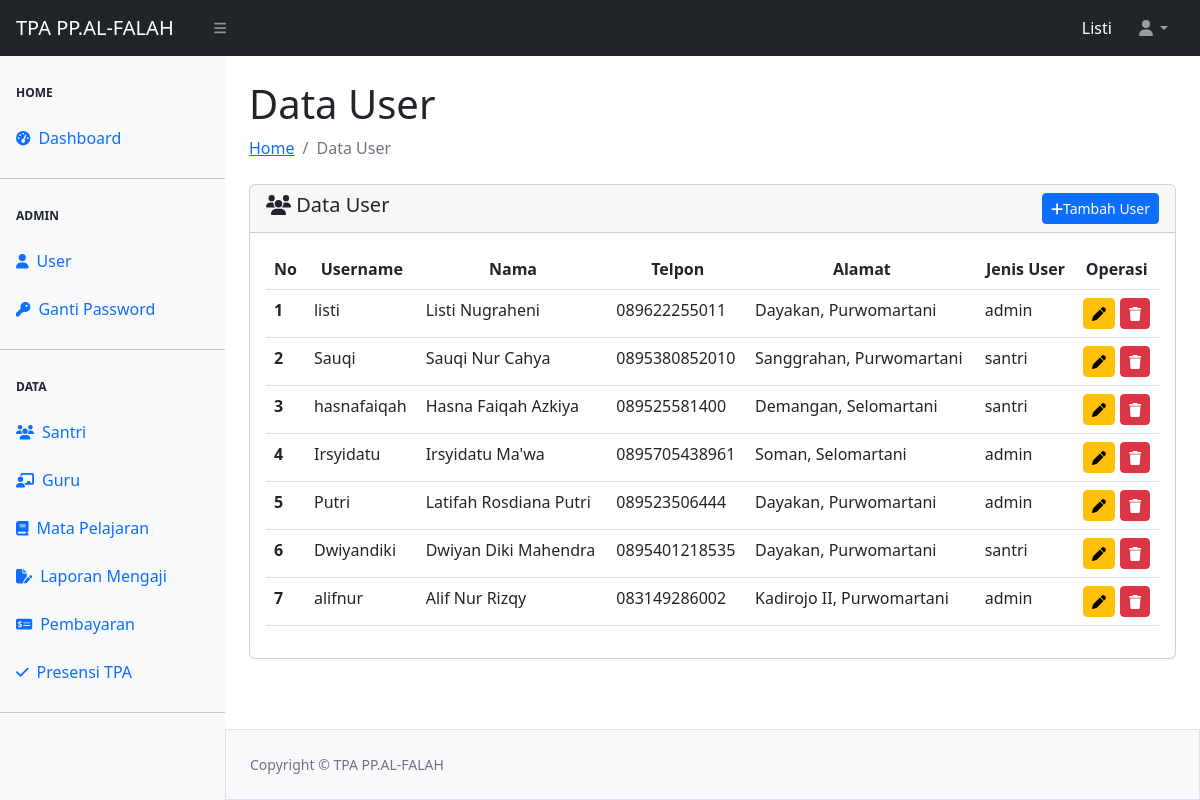
/user/user.php (signed in), run on the app's committed database.
### tables this page shows
CREATE TABLE `tbl_newuser` (
  `id` int(11) NOT NULL,
  `username` varchar(50) NOT NULL,
  `password` varchar(255) NOT NULL,
  `role` enum('admin','santri') NOT NULL,
  `nama` varchar(100) NOT NULL,
  `telpon` varchar(50) NOT NULL,
  `alamat` varchar(100) NOT NULL
);

### config.php (called while the page is built, shortened)
<?php
$main_url = "http://localhost/siakad/";

### user/user.php (the view, shortened to what this page needs)
<?php
require_once "../config.php";
require_once "../template/header.php";
require_once "../template/navbar.php";
require_once "../template/sidebar.php";
$searchTerm = isset($_GET['search']) ? mysqli_real_escape_string($koneksi, $_GET['search']) : '';
$queryUser = "SELECT * FROM tbl_newuser
              WHERE (username LIKE '%$searchTerm%'
              OR nama LIKE '%$searchTerm%'
              OR telpon LIKE '%$searchTerm%'
              OR alamat LIKE '%$searchTerm%'
              OR role LIKE '%$searchTerm%')";
$result = mysqli_query($koneksi, $queryUser);
?>
<div id="layoutSidenav_content">
    <main>
        <div class="container-fluid px-4">
            <h1 class="mt-4">Data User</h1>
            <ol class="breadcrumb mb-4">
                <li class="breadcrumb-item"><a href="../index.php">Home</a></li>
                <li class="breadcrumb-item active">Data User</li>
            </ol>
            <div class="card">
                <div class="card-header">
                    <span class="h5 my-2"><i class="fa-solid fa-users"></i> Data User</span>
                    <a href="<?= $main_url ?>auth/register.php" class="btn btn-sm btn-primary float-end"><i class="fa-solid fa-plus"></i>Tambah User</a>
                </div>
                <div class="card-body">
                    <table class="table table-hover" id="datatablesSimple">
                        <thead>
                            <tr>
                                <th scope="col">No</th>
                                <th scope="col"><center>Username</center></th>
                                <th scope="col"><center>Nama</center></th>
                                <th scope="col"><center>Telpon</center></th>
                                <th scope="col"><center>Alamat</center></th>
                                <th scope="col"><center>Jenis User</center></th>
                                <th scope="col"><center>Operasi</center></th>
                            </tr>
                        </thead>
                        <tbody>
                            <?php
                            $no = 1;
                            while ($data = mysqli_fetch_array($result)) { ?>
                                <tr>
                                    <th scope="row"><?= $no++ ?></th>
                                    <td><?= htmlspecialchars($data['username']) ?></td>
                                    <td><?= htmlspecialchars($data['nama']) ?></td>
                                    <td><?= htmlspecialchars($data['telpon']) ?></td>
                                    <td><?= htmlspecialchars($data['alamat']) ?></td>
                                    <td><?= htmlspecialchars($data['role']) ?></td>
                                    <td align="center">
                                    <a href="../auth/update-register.php?id=<?= urlencode($data['id']) ?>" class="btn btn-sm btn-warning" title="Update User"><i class="fa-solid fa-pen"></i></a>
                                    <a href="hapus-user.php?id=<?= urlencode($data['id']) ?>" class="btn btn-sm btn-danger" title="Delete User" onclick="return confirm('Anda yakin akan menghapus data ini?')"><i class="fa-solid fa-trash"></i></a>
                                    </td>
                                </tr>
                            <?php } ?>
                        </tbody>
                    </table>
                </div>
            </div>
        </div>
    </main>
    <?php require_once "../template/footer.php"; ?>

### template/header.php (shortened to what this page needs)
<!DOCTYPE html>
<html lang="en">
    <head>
        <link href="https://cdn.jsdelivr.net/npm/simple-datatables@7.1.2/dist/style.min.css" rel="stylesheet" />
        <link href="<?= $main_url ?>asset/sb-admin/css/styles.css" rel="stylesheet" />
    </head>
</html>

### template/navbar.php (shortened to what this page needs)
<body class="sb-nav-fixed">
    <nav class="sb-topnav navbar navbar-expand navbar-dark bg-dark">
        <a class="navbar-brand ps-3" href="<?= $main_url ?>index.php">TPA PP.AL-FALAH</a>
        <button class="btn btn-link btn-sm order-1 order-lg-0 me-4 me-lg-0" style="margin-left: -20px;" id="sidebarToggle" href="#!"><i class="fas fa-bars"></i></button>
        <form class="d-none d-md-inline-block form-inline ms-auto me-0 me-md-3 my-2 my-md-0">
            <span class="text-white text-capitalize">
                <?php
                echo isset($_SESSION['ssUser']) ? htmlspecialchars($_SESSION['ssUser'], ENT_QUOTES, 'UTF-8') : 'Guest'
                ?>
            </span>
        </form>
        <ul class="navbar-nav ms-auto ms-md-0 me-3 me-lg-4">
            <li class="nav-item dropdown">
                <a class="nav-link dropdown-toggle" id="navbarDropdown" href="#" role="button" data-bs-toggle="dropdown" aria-expanded="false"><i class="fas fa-user fa-fw"></i></a>
                   </li>
                </ul>
    </nav>

### template/sidebar.php
<div id="layoutSidenav">
            <div id="layoutSidenav_nav">
                <nav class="sb-sidenav accordion bg-light" id="sidenavAccordion">
                    <div class="sb-sidenav-menu">
                        <div class="nav">
                            <div class="sb-sidenav-menu-heading">Home</div>
                            <a class="nav-link" href="<?= $main_url ?>index.php">
                                <div class="sb-nav-link-icon"><i class="fas fa-tachometer-alt"></i></div>
                                Dashboard
                            </a>
                            <hr class ="mb-0">
                            <div class="sb-sidenav-menu-heading">Admin</div>
                            <a class="nav-link" href="<?= $main_url ?>user/user.php">
                                <div class="sb-nav-link-icon"><i class="fa-solid fa-user"></i></div>
                                User
                            </a>
                            <a class="nav-link" href="<?= $main_url ?>user/password.php">
                                <div class="sb-nav-link-icon"><i class="fa-solid fa-key"></i></div>
                               Ganti Password
                            </a>
                            <hr class ="mb-0">
                            <div class="sb-sidenav-menu-heading">Data</div>
                            <a class="nav-link" href="<?= $main_url ?>santri/santri.php">
                                <div class="sb-nav-link-icon"><i class="fa-solid fa-users"></i></div>
                                Santri
                            </a>
                            <a class="nav-link" href="<?= $main_url ?>guru/guru.php">
                                <div class="sb-nav-link-icon"><i class="fa-solid fa-chalkboard-user"></i></div>
                               Guru
                            </a>
                            <a class="nav-link" href="<?= $main_url ?>pelajaran/pelajaran.php">
                                <div class="sb-nav-link-icon"><i class="fa-solid fa-book"></i></div>
                               Mata Pelajaran
                            </a>
                            <a class="nav-link" href="<?= $main_url ?>laporan/laporan.php">
                                <div class="sb-nav-link-icon"><i class="fa-solid fa-file-pen"></i></div>
                               Laporan Mengaji
                            </a>
                            <a class="nav-link" href="<?= $main_url ?>pembayaran/pembayaran.php">
                                <div class="sb-nav-link-icon"><i class="fa-solid fa-money-check-dollar"></i></div>
                               Pembayaran
                            </a>
                            <a class="nav-link" href="<?= $main_url ?>presensi/rekap-presensi.php">
                                <div class="sb-nav-link-icon"><i class="fa-solid fa-check"></i></div>
                               Presensi TPA
                            </a>
                            <hr class ="mb-0">
                        </div>
                    </div>
                </nav>
            </div>

### template/footer.php (shortened to what this page needs)
<footer class="py-4 bg-light mt-auto border">
                    <div class="container-fluid px-4">
                        <div class="d-flex align-items-center justify-content-between small">
                            <div class="text-muted">Copyright &copy; TPA PP.AL-FALAH</div>
                        </div>
                    </div>
                </footer>
            </div>
        </div>
    </body>
</html>

### data on the page
tbl_newuser: username "listi", nama "Listi Nugraheni", telpon "089622255011", alamat "Dayakan, Purwomartani", role "admin"
tbl_newuser: username "Sauqi", nama "Sauqi Nur Cahya", telpon "0895380852010", alamat "Sanggrahan, Purwomartani", role "santri"
tbl_newuser: username "hasnafaiqah", nama "Hasna Faiqah Azkiya", telpon "089525581400", alamat "Demangan, Selomartani", role "santri"
tbl_newuser: username "Irsyidatu", nama "Irsyidatu Ma'wa", telpon "0895705438961", alamat "Soman, Selomartani", role "admin"
tbl_newuser: username "Putri", nama "Latifah Rosdiana Putri", telpon "089523506444", alamat "Dayakan, Purwomartani", role "admin"
tbl_newuser: username "Dwiyandiki", nama "Dwiyan Diki Mahendra", telpon "0895401218535", alamat "Dayakan, Purwomartani", role "santri"
tbl_newuser: username "alifnur", nama "Alif Nur Rizqy", telpon "083149286002", alamat "Kadirojo II, Purwomartani", role "admin"

### other printed values
$_SESSION['ssUser'] "Listi"
